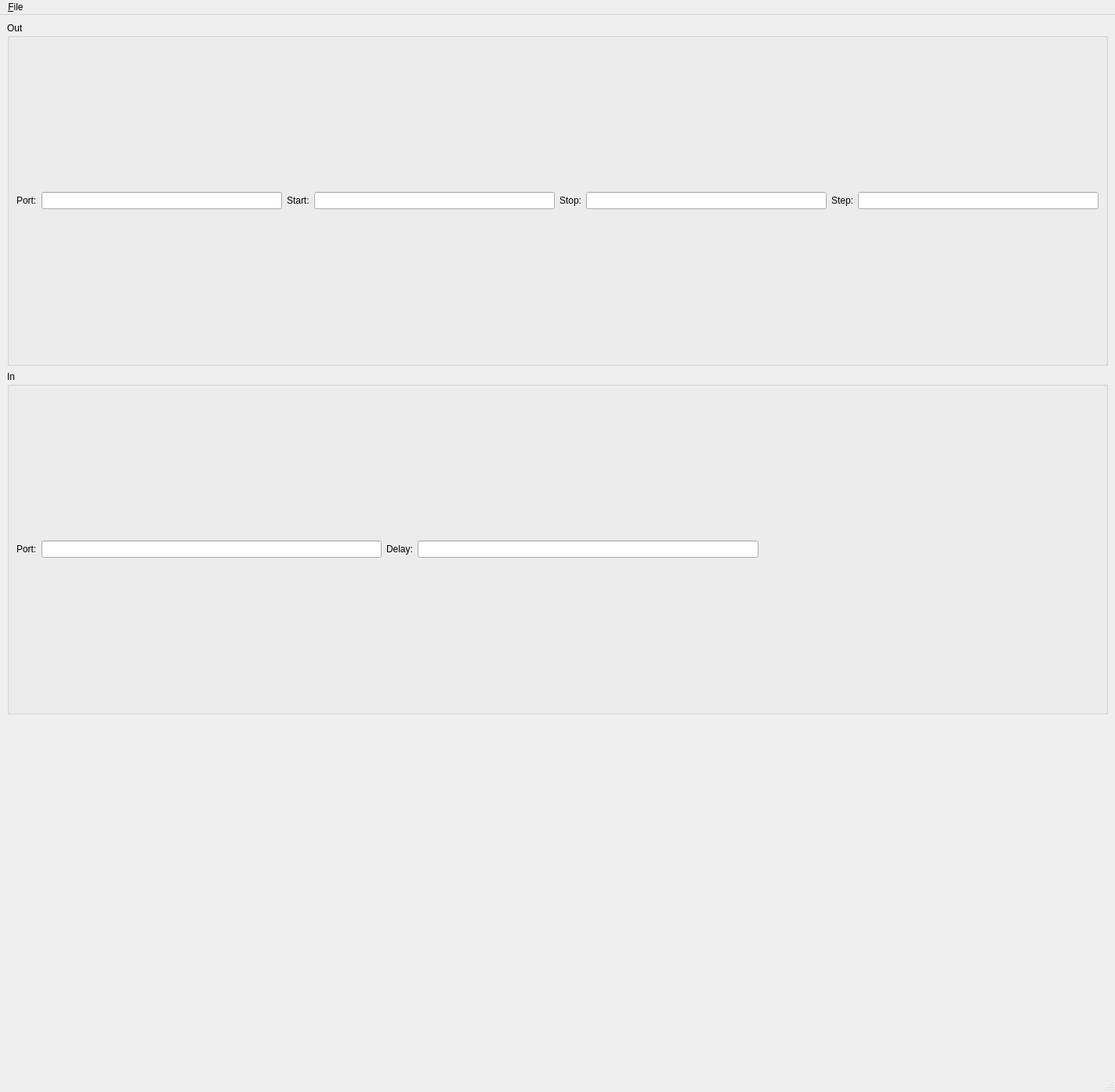
<?xml version="1.0" encoding="UTF-8"?>
<ui version="4.0">
 <class>MainWindow</class>
 <widget class="QMainWindow" name="MainWindow">
  <property name="geometry">
   <rect>
    <x>0</x>
    <y>0</y>
    <width>1423</width>
    <height>1394</height>
   </rect>
  </property>
  <property name="windowTitle">
   <string>MainWindow</string>
  </property>
  <widget class="QWidget" name="centralwidget">
   <layout class="QVBoxLayout" name="verticalLayout">
    <item>
     <widget class="QGroupBox" name="groupBox">
      <property name="sizePolicy">
       <sizepolicy hsizetype="Minimum" vsizetype="Preferred">
        <horstretch>0</horstretch>
        <verstretch>0</verstretch>
       </sizepolicy>
      </property>
      <property name="title">
       <string>Out</string>
      </property>
      <layout class="QGridLayout" name="gridLayout">
       <item row="1" column="6">
        <widget class="QLabel" name="label_4">
         <property name="text">
          <string>Step:</string>
         </property>
        </widget>
       </item>
       <item row="1" column="7">
        <widget class="QLineEdit" name="outStepLine"/>
       </item>
       <item row="1" column="5">
        <widget class="QLineEdit" name="outStopLine"/>
       </item>
       <item row="1" column="4">
        <widget class="QLabel" name="label_3">
         <property name="text">
          <string>Stop:</string>
         </property>
        </widget>
       </item>
       <item row="1" column="0">
        <widget class="QLabel" name="label">
         <property name="text">
          <string>Port:</string>
         </property>
        </widget>
       </item>
       <item row="1" column="1">
        <widget class="QLineEdit" name="outPortLine">
         <property name="sizePolicy">
          <sizepolicy hsizetype="Expanding" vsizetype="Fixed">
           <horstretch>0</horstretch>
           <verstretch>0</verstretch>
          </sizepolicy>
         </property>
         <property name="minimumSize">
          <size>
           <width>0</width>
           <height>0</height>
          </size>
         </property>
         <property name="maxLength">
          <number>2</number>
         </property>
        </widget>
       </item>
       <item row="1" column="3">
        <widget class="QLineEdit" name="outStartLine"/>
       </item>
       <item row="1" column="2">
        <widget class="QLabel" name="label_2">
         <property name="text">
          <string>Start:</string>
         </property>
        </widget>
       </item>
      </layout>
     </widget>
    </item>
    <item>
     <widget class="QGroupBox" name="groupBox_2">
      <property name="title">
       <string>In</string>
      </property>
      <layout class="QGridLayout" name="gridLayout_2">
       <item row="0" column="1">
        <widget class="QLineEdit" name="inPortLine">
         <property name="sizePolicy">
          <sizepolicy hsizetype="Expanding" vsizetype="Fixed">
           <horstretch>0</horstretch>
           <verstretch>0</verstretch>
          </sizepolicy>
         </property>
         <property name="minimumSize">
          <size>
           <width>0</width>
           <height>0</height>
          </size>
         </property>
         <property name="maxLength">
          <number>2</number>
         </property>
        </widget>
       </item>
       <item row="0" column="0">
        <widget class="QLabel" name="label_5">
         <property name="text">
          <string>Port:</string>
         </property>
        </widget>
       </item>
       <item row="0" column="2">
        <widget class="QLabel" name="label_6">
         <property name="text">
          <string>Delay:</string>
         </property>
        </widget>
       </item>
       <item row="0" column="3">
        <widget class="QLineEdit" name="inDelayLine"/>
       </item>
       <item row="0" column="4">
        <spacer name="horizontalSpacer">
         <property name="orientation">
          <enum>Qt::Horizontal</enum>
         </property>
         <property name="sizeHint" stdset="0">
          <size>
           <width>40</width>
           <height>20</height>
          </size>
         </property>
        </spacer>
       </item>
      </layout>
     </widget>
    </item>
    <item>
     <widget class="QDialogButtonBox" name="buttonBox">
      <property name="standardButtons">
       <set>QDialogButtonBox::NoButton</set>
      </property>
     </widget>
    </item>
    <item>
     <widget class="QWidget" name="plotWidget" native="true"/>
    </item>
   </layout>
  </widget>
  <widget class="QMenuBar" name="menubar">
   <property name="geometry">
    <rect>
     <x>0</x>
     <y>0</y>
     <width>1423</width>
     <height>42</height>
    </rect>
   </property>
   <widget class="QMenu" name="menuFile">
    <property name="title">
     <string>&amp;File</string>
    </property>
    <addaction name="action_Save"/>
   </widget>
   <addaction name="menuFile"/>
  </widget>
  <widget class="QStatusBar" name="statusbar"/>
  <action name="action_Save">
   <property name="text">
    <string>&amp;Save</string>
   </property>
   <property name="shortcut">
    <string>Ctrl+S</string>
   </property>
  </action>
 </widget>
 <tabstops>
  <tabstop>outPortLine</tabstop>
  <tabstop>outStartLine</tabstop>
  <tabstop>outStopLine</tabstop>
  <tabstop>outStepLine</tabstop>
  <tabstop>inPortLine</tabstop>
  <tabstop>inDelayLine</tabstop>
  <tabstop>buttonBox</tabstop>
 </tabstops>
 <resources/>
 <connections/>
</ui>
